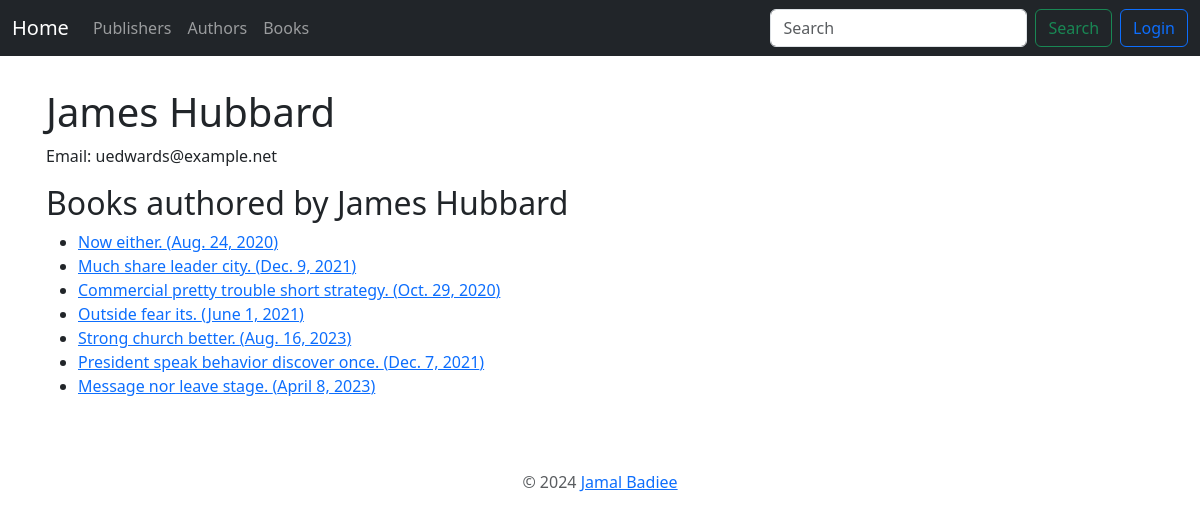
The app's page /authors/30/, older data.
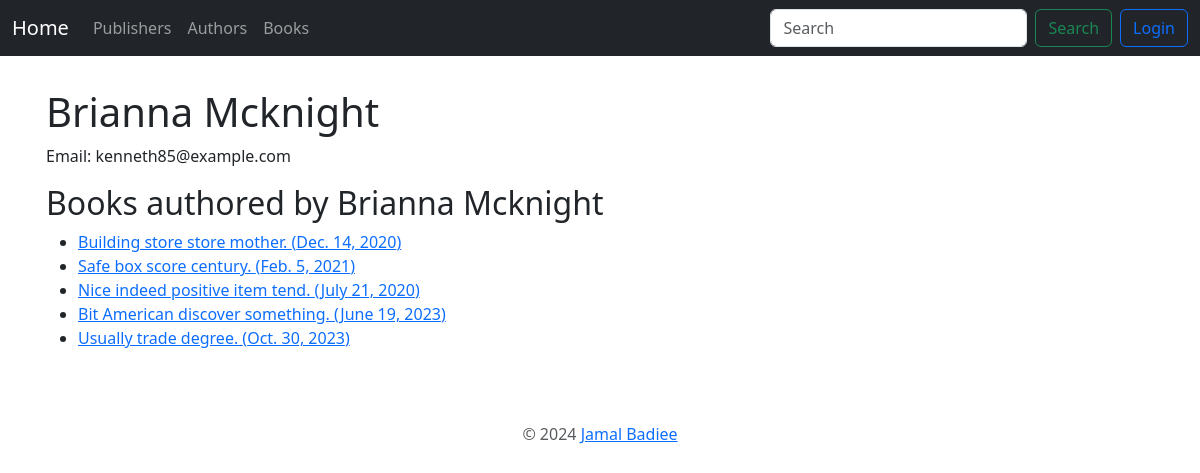
The same page, newer data.
### book_app/models.py (models this page shows, shortened)
class Author(models.Model):
    name = models.CharField(max_length=200)
    email = models.EmailField()
    headshot = models.ImageField(
        upload_to="author_headshots", null=True, blank=True)
    class Meta:
        ordering = ["-id"]

class Book(models.Model):
    title = models.CharField(max_length=100)
    authors = models.ManyToManyField("Author")
    cover = models.ImageField(upload_to="book_covers", null=True, blank=True)
    publisher = models.ForeignKey(Publisher, on_delete=models.PROTECT)
    publication_date = models.DateField()
    class Meta:
        ordering = ["-id"]

### book_app/views.py (the view)
# urls.py: path('authors/<int:pk>/', AuthorDetailView.as_view(),
class AuthorDetailView(DetailView):
    model = Author
    context_object_name = 'author'
    def get_context_data(self, **kwargs):
        context = super().get_context_data(**kwargs)
        context['books'] = Book.objects.filter(authors=self.object)
        return context

### book_app/templates/book_app/author_detail.html (shortened to what this page needs)
{% extends 'book_app/base.html' %}
{% block content %}
<h1>{{ author.name }}</h1>
<p>Email: {{ author.email }}</p>
<h2>Books authored by {{ author.name }}</h2>
<ul>
    {% for book in books %}
    <li><a href="{% url 'book_app:book_detail' book.pk %}">{{ book.title }} ({{ book.publication_date }})</a></li>
    {% empty %}
    <li>No books found for this author.</li>
    {% endfor %}
</ul>
{% endblock %}

Row changes from the older to the newer data that the page shows:
no longer on this page (row edited): Book: title "Now either.", publication_date "Aug. 24, 2020"
no longer on this page (row edited): Book: title "Much share leader city.", publication_date "Dec. 9, 2021"
no longer on this page (row edited): Book: title "Commercial pretty trouble short strategy.", publication_date "Oct. 29, 2020"
no longer on this page (row edited): Book: title "Outside fear its.", publication_date "June 1, 2021"
no longer on this page (row edited): Book: title "Strong church better.", publication_date "Aug. 16, 2023"
no longer on this page (row edited): Book: title "President speak behavior discover once.", publication_date "Dec. 7, 2021"
removed Book: title "Message nor leave stage.", publication_date "April 8, 2023"
changed Author: name "James Hubbard" → "Brianna Mcknight"; email "uedwards@example.net" → "kenneth85@example.com"
now on this page (row edited): Book: title "Building store store mother.", publication_date "Dec. 14, 2020"
now on this page (row edited): Book: title "Safe box score century.", publication_date "Feb. 5, 2021"
now on this page (row edited): Book: title "Nice indeed positive item tend.", publication_date "July 21, 2020"
added Book: title "Bit American discover something.", publication_date "June 19, 2023"
now on this page (row edited): Book: title "Usually trade degree.", publication_date "Oct. 30, 2023"
